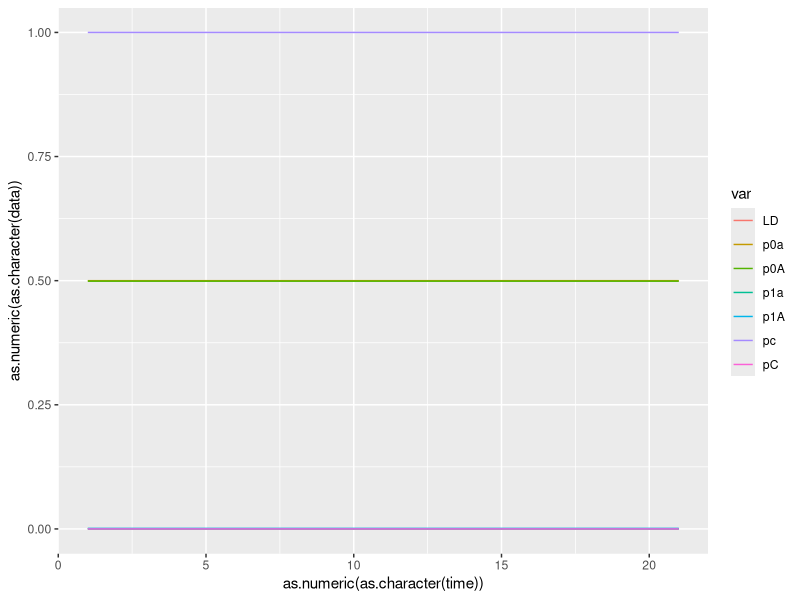
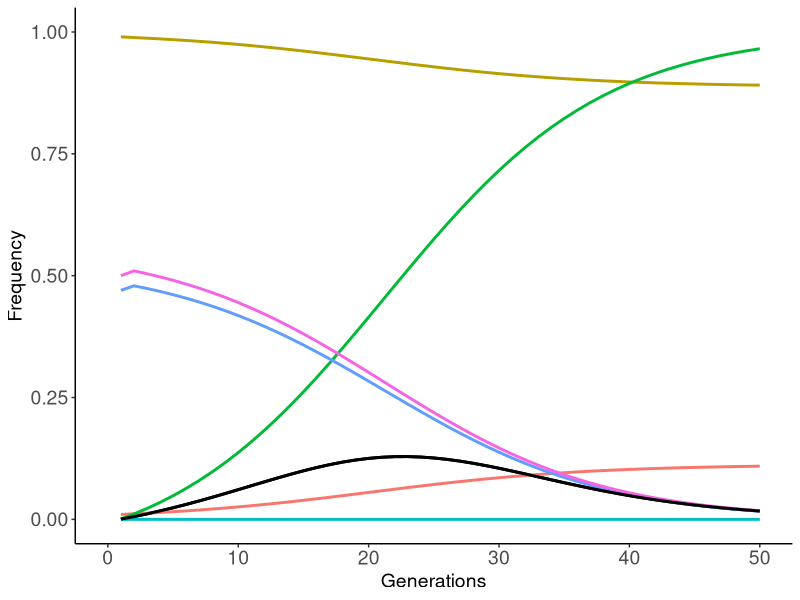
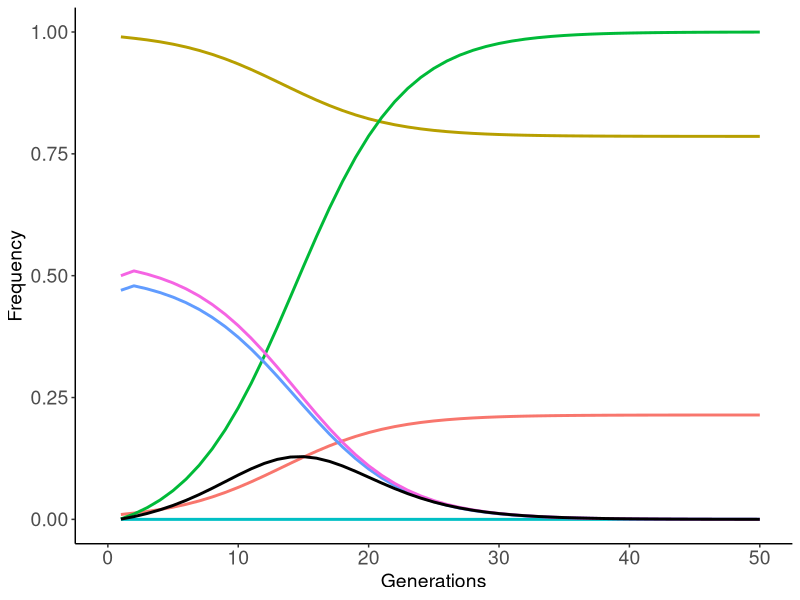
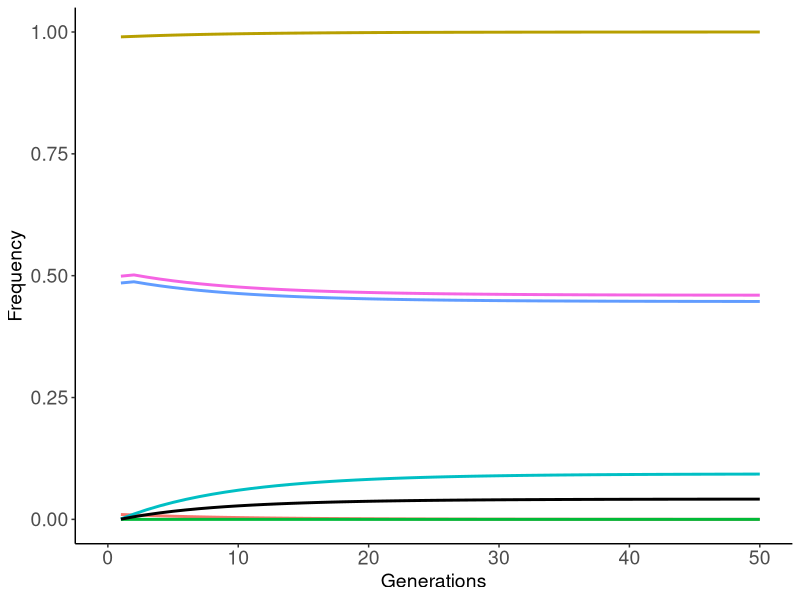
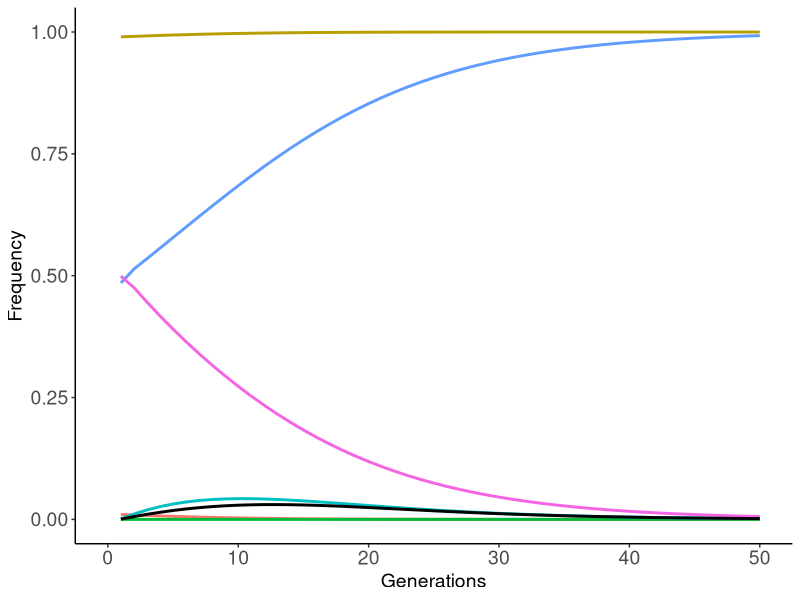

Write R code to recreate these figures, in order.
# Theoretical Partner Choice Model
# Younginger & Friesen, FEMS Microbiology Letters, 2019

# Basic model of allele dynamics & LD for a host that interacts w multiple symbionts
# Host has 1 locus: choosy or not
# Symbiont has 2 loci: signal locus that host locus interacts with, and benefit locus
# Discrete time system tracking the allele dynamics and LD in the symbiont
# Assume externally regulated populations that are of fixed size

# Include recombination? No: "These loci have been shown to be transferred as an island..." Zhang et al. 2014;
# Kaneko et al. 2000; Suominen et al. 2001; Sullivan et al. 2002; Uchiumi et al. 2004; Parker 2012; 
# Haskett et al. 2016
# Also ignoring finite populations, spatial structure

# Four types of symbiont:
# p1A signal, high benefit
# p1a signal, low benefit
# p0A no signal, high benefit
# p0a no signal, low benefit
# LD = p1A*p0a - p0A*p1a !! depends on allele freqs
# b = fraction of benefit the low benefit strain provides (between 0 and 1)
# s = fraction of benefit the low benefit strain receives due to sanctions (between 0 and 1)
# In principle, plants that do better have more resources for symbionts due to comparative advantage of trade
# Add an exponent for this synergy, zero sets it to one.
# so plant resources for symbionts R = (p_A + b*p_a)^t
# Start with R fixed per plant
# A strains get relatively more when there are a strains bc of sanctions: R*(p_A/(p_A+s*p_a))
# a strains get relatively less: R*(s*p_a/(p_A+s*p_a))

# Signaling strains interact w both C & c plants
# RC=1; Rc=1
# w1A = pC*RC*p1A/(p1A+s*p1a) + pc*Rc*p1A/(p1A+p0A+s*p1a+s*p0a)
# w1a = pC*RC*p1a/(p1A+s*p1a) + pc*Rc*p1a/(p1A+p0A+s*p1a+s*p0a)
# Non-signaling strains only interact w non-choosy c plants
# w0A = pc*Rc*p0A/(p1A+p0A+s*p1a+s*p0a)
# w0a = pc*Rc*p0a/(p1A+p0A+s*p1a+s*p0a)

# Host allele dynamics (pC = freq of choosy allele)
# pC(t+1) = pC*wC / (pC*wC + pc*wc)
# pc(t+1) = pc*wc / (pC*wC + pc*wc)
# Choosy host only interacts w symbiont that has signal, but interacts to the same level
# wC = (p1A + p1a*b)/(p1A + p1a)
# wc = p1A + p0A + p1a*b + p0a*b

make.long<-function(out1){
  my.t<-length(out1[,1])
  time<-rep(1:my.t,times=7)
  var<-rep(names(out1),each=my.t)
  data<-c(out1[,1],out1[,2],out1[,3],out1[,4],out1[,5],out1[,6],out1[,7])
  as.data.frame(cbind(time,var,data))->out2
  out2
}

run.basic.model<-function(my.init,tt=20,b=0.5,s=0.5){
  #tt=20
  dat<-as.data.frame(matrix(ncol=7,nrow=tt))
  names(dat)<-c('pC','pc','p1A','p1a','p0A','p0a','LD')
  # Initialize data
  #dat[1,]<-c(0,1,0.25,0.25,0.25,0.25,NA,NA)
  dat[1,1:6]<-my.init
  # = abs(dat[1,]$p1A*dat[1,]$p0a - dat[1,]$p0A*dat[1,]$p1a) # calc initial LD
  dat$LD[1] = abs(dat[1,]$p1A - (dat[1,]$p1A+dat[1,]$p0A)*(dat[1,]$p1A+dat[1,]$p1a))
  print(paste(c('pC','pc','p1A','p1a','p0A','p0a','LD'),dat[1,]))
  print(b); print(s)
  
  #b=0.5 # relative benefit host gets from bad strain
  #s=0.5 # relative benefit bad strain gets due to sanctions
  RC=1; Rc=1 # host resources don't depend on their symbionts
  
  #my.t=1
  for(my.t in 1:tt){
    pC<-dat$pC[my.t]; pc<-dat$pc[my.t]
    p1A<-dat$p1A[my.t]; p1a<-dat$p1a[my.t]; p0A<-dat$p0A[my.t]; p0a<-dat$p0a[my.t] 
    dat[my.t,]
    #print(p1A + p0A + p1a + p0a)
    #print(pC+pc)
    # host fitness and allele dynamics
    wC = (p1A + p1a*b)/(p1A + p1a)
    wc = p1A + p0A + p1a*b + p0a*b
    #print(wC);print(wc)
    pC_next = pC*wC/(pC*wC+pc*wc)
    pc_next = pc*wc/(pC*wC+pc*wc)
    #print(c(pC_next,pc_next,pC_next+pc_next))
    # symbiont fitness and allele dynamics
    w1A = pC*RC/(p1A+s*p1a) + pc*Rc/(p1A+p0A+s*p1a+s*p0a)
    w1a = pC*RC*s/(p1A+s*p1a) + pc*Rc*s/(p1A+p0A+s*p1a+s*p0a)
    w0A = pc*Rc/(p1A+p0A+s*p1a+s*p0a)
    w0a = pc*Rc*s/(p1A+p0A+s*p1a+s*p0a)
    #print(w1A);print(w1a);print(w0A);print(w0a); # when no choosy hosts, no selection on signal
    p1A_next = p1A*w1A/(p1A*w1A+p1a*w1a+p0A*w0A+p0a*w0a)
    p1a_next = p1a*w1a/(p1A*w1A+p1a*w1a+p0A*w0A+p0a*w0a)
    p0A_next = p0A*w0A/(p1A*w1A+p1a*w1a+p0A*w0A+p0a*w0a)
    p0a_next = p0a*w0a/(p1A*w1A+p1a*w1a+p0A*w0A+p0a*w0a)
    #print(c(p1A_next,p1a_next,p0A_next,p0a_next,p1A_next+p1a_next+p0A_next+p0a_next)) # check
    # put into data vector
    dat[my.t+1,1:6]<-c(pC_next,pc_next,p1A_next,p1a_next,p0A_next,p0a_next)
    dat$LD[my.t+1] = abs(p1A_next - (p1A_next+p0A_next)*(p1A_next+p1a_next))
  }
  ggplot(make.long(dat),aes(x=as.numeric(as.character(time)),y=as.numeric(as.character(data)))) +
    geom_line(aes(color = var)) 
  dat
}


library(ggplot2)
library(reshape2)

# c('pC','pc','p1A','p1a','p0A','p0a','LD')
# Case 1: some C due to drift, medium A, new signal
# no choosy hosts, nothing happens
run.basic.model(c(0,1,0.001,0.0,0.499,0.5),tt=20,b=1,s=1)->my.out
ggplot(make.long(my.out),aes(x=as.numeric(as.character(time)),y=as.numeric(as.character(data)))) +
  geom_line(aes(color = var)) 

## Fig. 2A ##
# just 1% choosy hosts, signal increases and so does choosy allele, generates LD
# LD is transient
# no sanctions needed
run.basic.model(c(0.01,0.99,0.001,0.0,0.470,0.5),tt=200,b=.8,s=1)->my.out

my.out$Generations <- c(1:201)

my.out2 <- melt(my.out, id.vars= ("Generations"), measure.vars = c("LD"),
  variable.name = "Groups", value.name = "Frequency")

my.out3 <- melt(my.out, id.vars= ("Generations"), measure.vars = c("LD","pC","pc","p1A","p1a","p0A","p0a"),
  variable.name = "Groups", value.name = "Frequency")

p1 <- ggplot(my.out3, aes(y = Frequency, x = Generations)) + geom_line(aes(color = Groups), size = 1) + 
theme_classic()  

p1 + scale_colour_manual(values = c("LD" = "black","pC" = "#F8766D","pc" = "#B79F00",
  "p1A" = "#00BA38","p1a" = "#00BFC4","p0A" = "#619CFF","p0a" = "#F564E3"), 
  labels = c("LD","pC: choosy host", "pc: non-choosy host", "p1A: w/ signal, good strain", 
  "p1a: w/ signal, poor strain", "p0A: no signal, good strain", "p0a: no signal, poor strain")) + 
  geom_line(data = my.out2, aes(y = Frequency, x = Generations), size = 1) + xlim(0,50) + 
  theme(legend.position = "none", legend.title = element_blank(), axis.text = element_text(size = 14), 
  legend.text = element_text(size = 14), axis.title = element_text(size = 14))

## Fig. 2B ##
# same as Fig. 2A, only 60% benefit from poor strain
run.basic.model(c(0.01,0.99,0.001,0.0,0.470,0.5),tt=200,b=.6,s=1)->my.out

my.out$Generations <- c(1:201)

my.out2 <- melt(my.out, id.vars= ("Generations"), measure.vars = c("LD"),
  variable.name = "Groups", value.name = "Frequency")

my.out3 <- melt(my.out, id.vars= ("Generations"), measure.vars = c("pC","pc","p1A","p1a","p0A","p0a"),
  variable.name = "Groups", value.name = "Frequency")

p2 <- ggplot(my.out3, aes(y = Frequency, x = Generations)) + geom_line(aes(color = Groups), size = 1) + 
  theme_classic()  

p2 + scale_colour_manual(values = c("LD" = "black","pC" = "#F8766D","pc" = "#B79F00",
  "p1A" = "#00BA38","p1a" = "#00BFC4","p0A" = "#619CFF","p0a" = "#F564E3"), 
  labels = c("LD","pC: choosy host", "pc: non-choosy host", "p1A: w/ signal, good strain", 
  "p1a: w/ signal, poor strain", "p0A: no signal, good strain", "p0a: no signal, poor strain")) + 
  geom_line(data = my.out2, aes(y = Frequency, x = Generations), size = 1) + xlim(0,50) + 
  theme(legend.position = "none", legend.title = element_blank(), axis.text = element_text(size = 14), 
  legend.text = element_text(size = 14), axis.title = element_text(size = 14))

## Fig. 2C ##
# just 1% choosy hosts, if the signal mutation is in the bad strain:
# bad strain increases, choosy allele decreases, generates LD
run.basic.model(c(0.01,0.99,0.00,0.001,0.485,0.499),tt=200,b=.8,s=1)->my.out

my.out$Generations <- c(1:201)

my.out2 <- melt(my.out, id.vars= ("Generations"), measure.vars = c("LD"),
  variable.name = "Groups", value.name = "Frequency")

my.out3 <- melt(my.out, id.vars= ("Generations"), measure.vars = c("pC","pc","p1A","p1a","p0A","p0a"),
  variable.name = "Groups", value.name = "Frequency")

p3 <- ggplot(my.out3, aes(y = Frequency, x = Generations)) + geom_line(aes(color = Groups), size = 1) + 
  theme_classic()  

p3 + scale_colour_manual(values = c("LD" = "black","pC" = "#F8766D","pc" = "#B79F00",
  "p1A" = "#00BA38","p1a" = "#00BFC4","p0A" = "#619CFF","p0a" = "#F564E3"), 
  labels = c("LD","pC: choosy host", "pc: non-choosy host", "p1A: w/ signal, good strain", 
  "p1a: w/ signal, poor strain", "p0A: no signal, good strain", "p0a: no signal, poor strain")) + 
  geom_line(data = my.out2, aes(y = Frequency, x = Generations), size = 1) + xlim(0,50) + 
  theme(legend.position = "none", legend.title = element_blank(), axis.text = element_text(size = 14), 
  legend.text = element_text(size = 14), axis.title = element_text(size = 14))


## Fig. 2D ##
# when signal mutation is in the bad strain,
# sanctions needed to maintain beneficial strain, 
# signal and choosy alleles go extinct
run.basic.model(c(0.01,0.99,0.00,0.001,0.485,0.499),tt=200,b=.8,s=.9)->my.out

my.out$Generations <- c(1:201)

my.out2 <- melt(my.out, id.vars= ("Generations"), measure.vars = c("LD"),
  variable.name = "Groups", value.name = "Frequency")

my.out3 <- melt(my.out, id.vars= ("Generations"), measure.vars = c("pC","pc","p1A","p1a","p0A","p0a"),
  variable.name = "Groups", value.name = "Frequency")

p4 <- ggplot(my.out3, aes(y = Frequency, x = Generations)) + geom_line(aes(color = Groups), size = 1) + 
  theme_classic()  

p4 + scale_colour_manual(values = c("LD" = "black","pC" = "#F8766D","pc" = "#B79F00",
  "p1A" = "#00BA38","p1a" = "#00BFC4","p0A" = "#619CFF","p0a" = "#F564E3"), 
  labels = c("LD","pC: choosy host", "pc: non-choosy host", "p1A: w/ signal, good strain", 
  "p1a: w/ signal, poor strain", "p0A: no signal, good strain", "p0a: no signal, poor strain")) + 
  geom_line(data = my.out2, aes(y = Frequency, x = Generations), size = 1) + xlim(0,50) + 
  theme(legend.position = "none", legend.title = element_blank(), axis.text = element_text(size = 14), 
  legend.text = element_text(size = 14), axis.title = element_text(size = 14))

